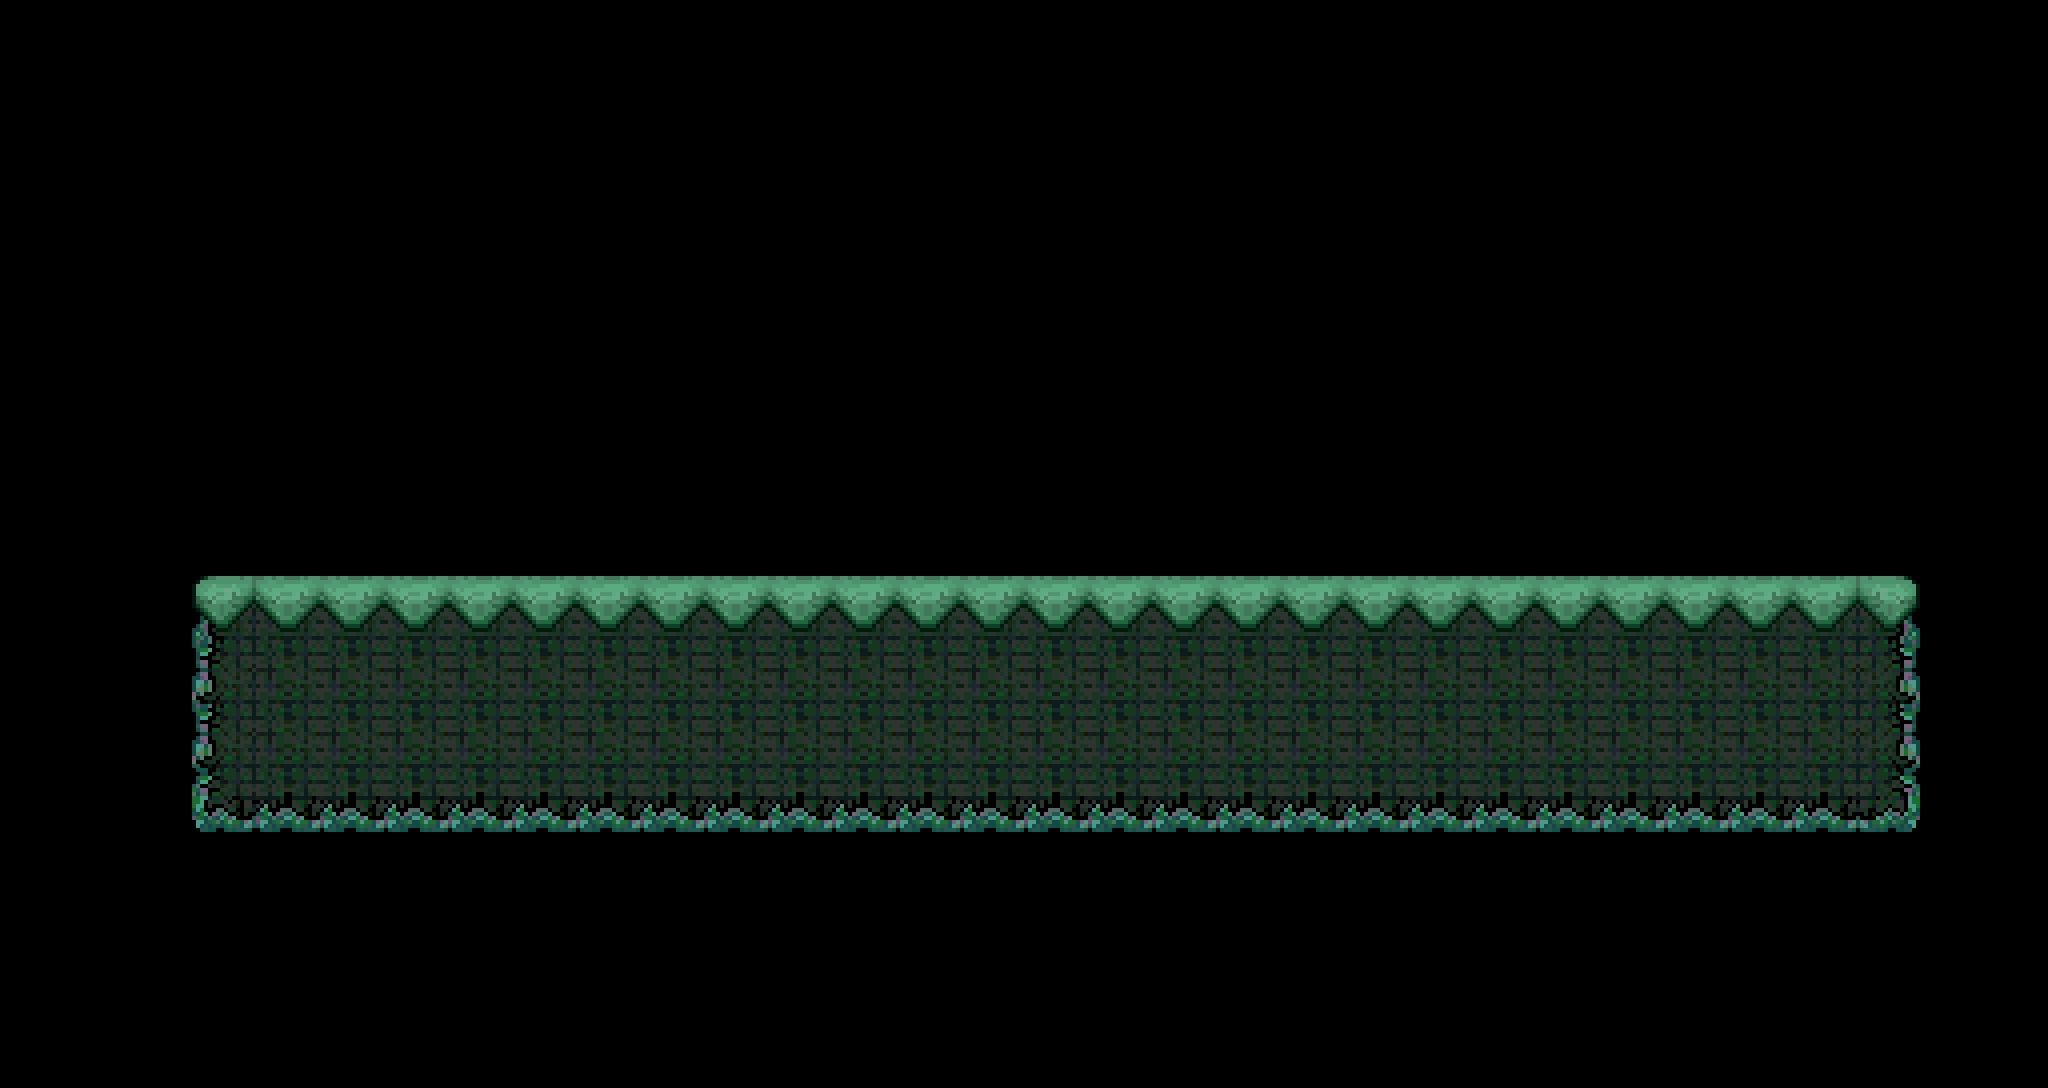

This is a level from a 2D game, rendered from its Tiled map with the project's own tilesets. A one-line summary and the complete map file follow:
An orthogonal 32x17 tile map with 64x64 px tiles, 1 tile layer (Tile Layer 1).

<map version="1.4" tiledversion="1.4.3" orientation="orthogonal" renderorder="left-down" width="32" height="17" tilewidth="64" tileheight="64" infinite="0" nextlayerid="3" nextobjectid="9">
 <tileset firstgid="1" source="level0.tsx" />
 <layer id="1" name="Tile Layer 1" width="32" height="17">
  <data encoding="csv">
0,0,0,0,0,0,0,0,0,0,0,0,0,0,0,0,0,0,0,0,0,0,0,0,0,0,0,0,0,0,0,0,
0,0,0,0,0,0,0,0,0,0,0,0,0,0,0,0,0,0,0,0,0,0,0,0,0,0,0,0,0,0,0,0,
0,0,0,0,0,0,0,0,0,0,0,0,0,0,0,0,0,0,0,0,0,0,0,0,0,0,0,0,0,0,0,0,
0,0,0,0,0,0,0,0,0,0,0,0,0,0,0,0,0,0,0,0,0,0,0,0,0,0,0,0,0,0,0,0,
0,0,0,0,0,0,0,0,0,0,0,0,0,0,0,0,0,0,0,0,0,0,0,0,0,0,0,0,0,0,0,0,
0,0,0,0,0,0,0,0,0,0,0,0,0,0,0,0,0,0,0,0,0,0,0,0,0,0,0,0,0,0,0,0,
0,0,0,0,0,0,0,0,0,0,0,0,0,0,0,0,0,0,0,0,0,0,0,0,0,0,0,0,0,0,0,0,
0,0,0,0,0,0,0,0,0,0,0,0,0,0,0,0,0,0,0,0,0,0,0,0,0,0,0,0,0,0,0,0,
0,0,0,0,0,0,0,0,0,0,0,0,0,0,0,0,0,0,0,0,0,0,0,0,0,0,0,0,0,0,0,0,
0,0,0,1,2,2,2,2,2,2,2,2,2,2,2,2,2,2,2,2,2,2,2,2,2,2,2,2,2,3,0,0,
0,0,0,5,6,6,6,6,6,6,6,6,6,6,6,6,6,6,6,6,6,6,6,6,6,6,6,6,6,7,0,0,
0,0,0,5,6,6,6,6,6,6,6,6,6,6,6,6,6,6,6,6,6,6,6,6,6,6,6,6,6,7,0,0,
0,0,0,9,10,10,10,10,10,10,10,10,10,10,10,10,10,10,10,10,10,10,10,10,10,10,10,10,10,11,0,0,
0,0,0,0,0,0,0,0,0,0,0,0,0,0,0,0,0,0,0,0,0,0,0,0,0,0,0,0,0,0,0,0,
0,0,0,0,0,0,0,0,0,0,0,0,0,0,0,0,0,0,0,0,0,0,0,0,0,0,0,0,0,0,0,0,
0,0,0,0,0,0,0,0,0,0,0,0,0,0,0,0,0,0,0,0,0,0,0,0,0,0,0,0,0,0,0,0,
0,0,0,0,0,0,0,0,0,0,0,0,0,0,0,0,0,0,0,0,0,0,0,0,0,0,0,0,0,0,0,0
</data>
 </layer>
</map>
